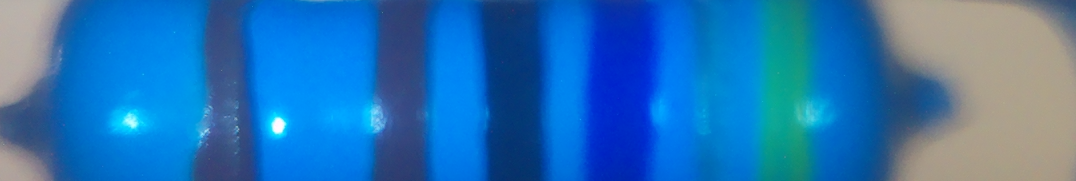
#> input picture yellowpurpleblackbrownbrown.png, 1076 x 181 px
$ python cool.py
#> lines starting #> are read from the running program, lines starting #| are printed output that depends on the picture; after the words box and inside, x2 and y2 are one past the last pixel; in counts of white or black regions, pixels touching at a corner belong together
import cv2
import time
import numpy as np

# =========================
# ADDED: Color identification helpers (ONLY ADDITION)
# =========================

# Default centroids (normalized b,g,r ratios) derived from YOUR sample data you posted.
# You can later replace this dict with your own computed centroids if you collect more samples.
CAL_CENTROIDS_NORM = {
    "black":  np.array([0.632761, 0.314913, 0.052326], dtype=np.float32),
    "brown":  np.array([0.553715, 0.311904, 0.134381], dtype=np.float32),
    "gold":   np.array([0.668966, 0.317241, 0.013793], dtype=np.float32),
    "green":  np.array([0.455516, 0.516014, 0.028470], dtype=np.float32),
    "orange": np.array([0.328571, 0.297569, 0.373860], dtype=np.float32),
    "red":    np.array([0.452632, 0.207018, 0.340351], dtype=np.float32),
    "purple": np.array([0.506224, 0.286307, 0.207469], dtype=np.float32),
    "yellow": np.array([0.485294, 0.305147, 0.209559], dtype=np.float32),
}

# Conservative rules to prevent common confusions (especially black vs brown vs gold)
RULE_GREEN_GN = 0.43
RULE_ORANGE_RN = 0.33
RULE_ORANGE_BN_MAX = 0.40
RULE_RED_RN = 0.28
RULE_RED_GN_MAX = 0.25
RULE_GOLD_RN_MAX = 0.035
RULE_GOLD_BN_MIN = 0.62
RULE_BLACK_RN_MAX = 0.085

def bgr_to_norm(bgr):
    b, g, r = float(bgr[0]), float(bgr[1]), float(bgr[2])
    s = b + g + r
    if s <= 1e-6:
        return np.array([0.0, 0.0, 0.0], dtype=np.float32)
    return np.array([b/s, g/s, r/s], dtype=np.float32)

def classify_color_from_mean_bgr(mean_bgr, centroids=CAL_CENTROIDS_NORM):
    """
    Returns (label, confidence, norm_feature).
    confidence is based on nearest vs 2nd-nearest distance.
    """
    x = bgr_to_norm(mean_bgr)
    bn, gn, rn = float(x[0]), float(x[1]), float(x[2])

    # Strong rules first (keeps black/brown/gold stable for your camera)
    if gn > RULE_GREEN_GN:
        return "green", 0.95, x
    if rn > RULE_ORANGE_RN and bn < RULE_ORANGE_BN_MAX:
        return "orange", 0.95, x
    if rn > RULE_RED_RN and gn < RULE_RED_GN_MAX:
        return "red", 0.90, x
    if rn < RULE_GOLD_RN_MAX and bn > RULE_GOLD_BN_MIN:
        return "gold", 0.90, x
    if rn < RULE_BLACK_RN_MAX:
        return "black", 0.85, x

    # Nearest centroid fallback
    dists = []
    for name, c in centroids.items():
        d = float(np.linalg.norm(x - c))
        dists.append((d, name))
    dists.sort()
    best_d, best_name = dists[0]
    second_d = dists[1][0] if len(dists) > 1 else best_d + 1e-6

    conf = 1.0 - (best_d / (best_d + second_d + 1e-6))
    conf = float(np.clip(conf, 0.0, 1.0))
    return best_name, conf, x


# =========================
# YOUR ORIGINAL CODE (UNCHANGED)
# =========================
IMAGE_PATH = "yellowpurpleblackbrownbrown.png"

PIXELATE_SCALE = 0.18

CORE_TOP_FRAC = 0.25
CORE_BOT_FRAC = 0.75

EDGE_THRESH = 6          # try 5..12 (higher = fewer boundaries)
MIN_BAND_WIDTH = 6       # pixels (increase if you get too many tiny bands)

L_SMOOTH_KSIZE = 11      # odd, try 9, 11, 15, 21
EDGE_DILATE = 3          # try 1..7 (higher merges close boundaries)

# [21 lines left out: functions smooth_1d, group_edges, not called in this run]

# IMPORTANT: you must define IMAGE_PATH before running, same as your workflow
# IMAGE_PATH = "yellowpurpleblackbrownbrown.png"
frame = cv2.imread(IMAGE_PATH)
#> frame is the input picture: shape (181, 1076, 3); mean B, G, R 181.4, 115.8, 39.8
if frame is None:
    raise FileNotFoundError(f"Could not read image: {IMAGE_PATH}")

den = cv2.fastNlMeansDenoisingColored(frame, None, 5, 5, 7, 21)
blur = cv2.GaussianBlur(den, (0, 0), 2.0)
sharp = cv2.addWeighted(den, 1.6, blur, -0.6, 0)

h, w = sharp.shape[:2]
sw, sh = max(1, int(w * PIXELATE_SCALE)), max(1, int(h * PIXELATE_SCALE))
small = cv2.resize(sharp, (sw, sh), interpolation=cv2.INTER_AREA)
blocky = cv2.resize(small, (w, h), interpolation=cv2.INTER_NEAREST)
snapped = blocky.copy()
for x in range(blocky.shape[1]):
    snapped[:, x] = np.median(blocky[:, x], axis=0)
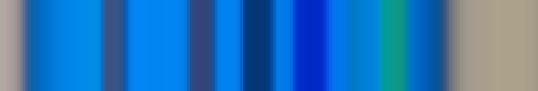
#> snapped: shape (181, 1076, 3) (shown at 1/2 size); mean B, G, R 183, 116.7, 40.8

pre_bil = cv2.bilateralFilter(snapped, 10, 100, 200)

DOWNSAMPLE_MAX_W = 320

MIN_S_FOR_DOMINANT = 90      # 0..255
MIN_V_FOR_DOMINANT = 40      # 0..255

H_TOL = 5                   # 0..179 (OpenCV hue)
S_TOL = 70                   # 0..255
V_TOL = 70                   # 0..255

MORPH_K = 5
MORPH_OPEN_ITERS = 1
MORPH_CLOSE_ITERS = 2
def dominant_hsv_from_hist(hsv_img, min_s=60, min_v=40, h_bins=180, s_bins=64, v_bins=64):
    """
    Find the most common HSV color (mode) using a 3D histogram, ignoring low-sat/low-val pixels.
    Returns (h, s, v) in OpenCV HSV ranges: H 0..179, S 0..255, V 0..255.
    """
    H = hsv_img[:, :, 0]
    S = hsv_img[:, :, 1]
    V = hsv_img[:, :, 2]

    valid = (S >= min_s) & (V >= min_v)
    if np.count_nonzero(valid) < 100:
        valid = np.ones(H.shape, dtype=bool)

    h = H[valid].astype(np.int32)
    s = S[valid].astype(np.int32)
    v = V[valid].astype(np.int32)

    s_bin = np.clip((s * s_bins) // 256, 0, s_bins - 1)
    v_bin = np.clip((v * v_bins) // 256, 0, v_bins - 1)

    idx = h * (s_bins * v_bins) + s_bin * v_bins + v_bin
    hist = np.bincount(idx, minlength=180 * s_bins * v_bins)
    best = int(np.argmax(hist))

    best_h = best // (s_bins * v_bins)
    rem = best % (s_bins * v_bins)
    best_sbin = rem // v_bins
    best_vbin = rem % v_bins

    best_s = int((best_sbin + 0.5) * 256 / s_bins)
    best_v = int((best_vbin + 0.5) * 256 / v_bins)

    return best_h, best_s, best_v

def hsv_range_wrap(h, s, v, h_tol, s_tol, v_tol):
    """
    Build one or two HSV ranges (lower/upper) handling hue wrap-around for OpenCV hue [0..179].
    Returns a list of (lower, upper) np.array pairs.
    """
    s0 = max(0, s - s_tol)
    s1 = min(255, s + s_tol)
    v0 = max(0, v - v_tol)
    v1 = min(255, v + v_tol)

    h0 = h - h_tol
    h1 = h + h_tol

    ranges = []
    if h0 < 0:
        ranges.append((np.array([0,  s0, v0]), np.array([h1,  s1, v1])))
        ranges.append((np.array([180 + h0, s0, v0]), np.array([179, s1, v1])))
    elif h1 > 179:
        ranges.append((np.array([h0, s0, v0]), np.array([179, s1, v1])))
        ranges.append((np.array([0,  s0, v0]), np.array([h1 - 180, s1, v1])))
    else:
        ranges.append((np.array([h0, s0, v0]), np.array([h1, s1, v1])))

    return ranges

def inrange_multi(hsv, ranges):
    """Apply cv2.inRange for multiple ranges and OR them together."""
    mask = None
    for lo, hi in ranges:
        m = cv2.inRange(hsv, lo, hi)
        mask = m if mask is None else cv2.bitwise_or(mask, m)
    return mask
img = pre_bil
h, w = img.shape[:2]
if w > DOWNSAMPLE_MAX_W:
    scale = DOWNSAMPLE_MAX_W / w
    small = cv2.resize(img, (int(w * scale), int(h * scale)), interpolation=cv2.INTER_AREA)
#> small: shape (53, 320, 3)
else:
    small = img.copy()
hsv_small = cv2.cvtColor(small, cv2.COLOR_BGR2HSV)
#> hsv_small: shape (53, 320, 3); mean H, S, V 89, 196.2, 188.1
dom_h, dom_s, dom_v = dominant_hsv_from_hist(
    hsv_small, min_s=MIN_S_FOR_DOMINANT, min_v=MIN_V_FOR_DOMINANT
)
#> in dominant_hsv_from_hist, `valid = (S >= min_s) & (V >= min_v)`:
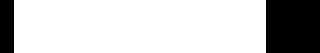
#> valid: shape (53, 320) bool; 78.8% white; 2 black regions, box (x1, y1, x2, y2) and area: (266, 0, 320, 53) 2862, (0, 0, 14, 53) 742
#> in dominant_hsv_from_hist, `h = H[valid].astype(np.int32)`: h = 13356 values, max 114 at index 165, min 86 at index 221, mean 104.4
#> in dominant_hsv_from_hist, `s = S[valid].astype(np.int32)`: s = 13356 values, max 255 at index 11, min 106 at index 0, mean 239.2
#> in dominant_hsv_from_hist, `v = V[valid].astype(np.int32)`: v = 13356 values, max 245 at index 68, min 117 at index 137, mean 195.1
#> in dominant_hsv_from_hist, `s_bin = np.clip((s * s_bins) // 256, 0, s_bins - 1)`: s_bin = 13356 values, max 63 at index 8, min 26 at index 0, mean 59.24
#> in dominant_hsv_from_hist, `v_bin = np.clip((v * v_bins) // 256, 0, v_bins - 1)`: v_bin = 13356 values, max 61 at index 67, min 29 at index 135, mean 48.36
#> in dominant_hsv_from_hist, `idx = h * (s_bins * v_bins) + s_bin * v_bins + v_bin`: idx = 13356 values, max 471025 at index 165, min 355877 at index 223, mean 431351.7
#> in dominant_hsv_from_hist, `best = int(np.argmax(hist))`: best = 425980
#> in dominant_hsv_from_hist, `best_h = best // (s_bins * v_bins)`: best_h = 103
#> in dominant_hsv_from_hist, `rem = best % (s_bins * v_bins)`: rem = 4092
#> in dominant_hsv_from_hist, `best_sbin = rem // v_bins`: best_sbin = 63
#> in dominant_hsv_from_hist, `best_vbin = rem % v_bins`: best_vbin = 60
#> in dominant_hsv_from_hist, `best_s = int((best_sbin + 0.5) * 256 / s_bins)`: best_s = 254
#> in dominant_hsv_from_hist, `best_v = int((best_vbin + 0.5) * 256 / v_bins)`: best_v = 242
#> dom_h = 103; dom_s = 254; dom_v = 242
print("Dominant HSV (OpenCV):", (dom_h, dom_s, dom_v))
#| Dominant HSV (OpenCV): (103, 254, 242)
hsv = cv2.cvtColor(img, cv2.COLOR_BGR2HSV)
#> hsv: shape (181, 1076, 3); mean H, S, V 88.9, 196.2, 188
ranges = hsv_range_wrap(dom_h, dom_s, dom_v, H_TOL, S_TOL, V_TOL)
#> in hsv_range_wrap, `s0 = max(0, s - s_tol)`: s0 = 184
#> in hsv_range_wrap, `s1 = min(255, s + s_tol)`: s1 = 255
#> in hsv_range_wrap, `v0 = max(0, v - v_tol)`: v0 = 172
#> in hsv_range_wrap, `v1 = min(255, v + v_tol)`: v1 = 255
#> in hsv_range_wrap, `h0 = h - h_tol`: h0 = 98
#> in hsv_range_wrap, `h1 = h + h_tol`: h1 = 108
#> ranges = [([98, 184, 172], [108, 255, 255])]
bg_mask = inrange_multi(hsv, ranges)          # 255 = background-like
#> the loop in inrange_multi, `for lo, hi in ranges:` made 1 pass
#> (lo, hi) on pass 1: ([98, 184, 172], [108, 255, 255])
obj_mask = cv2.bitwise_not(bg_mask)           # 255 = not-background (resistor + others)
#> obj_mask: shape (181, 1076); 51.5% white; 6 black regions, box (x1, y1, x2, y2) and area: (65, 0, 207, 181) 25702, (249, 0, 378, 181) 23349, (657, 0, 761, 181) 18824, (427, 0, 486, 181) 10679, (814, 0, 859, 181) 8145, (544, 0, 587, 181) 7783
inverse_mask = obj_mask
kernel = cv2.getStructuringElement(cv2.MORPH_ELLIPSE, (5, 5))
inverse_mask = cv2.dilate(inverse_mask, kernel, iterations=5)
#> inverse_mask: shape (181, 1076); 62.6% white; 6 black regions, box (x1, y1, x2, y2) and area: (75, 0, 197, 181) 22082, (259, 0, 368, 181) 19729, (667, 0, 751, 181) 15204, (437, 0, 476, 181) 7059, (824, 0, 849, 181) 4525, (554, 0, 577, 181) 4163
inverse_mask = cv2.erode(inverse_mask, kernel, iterations=8)
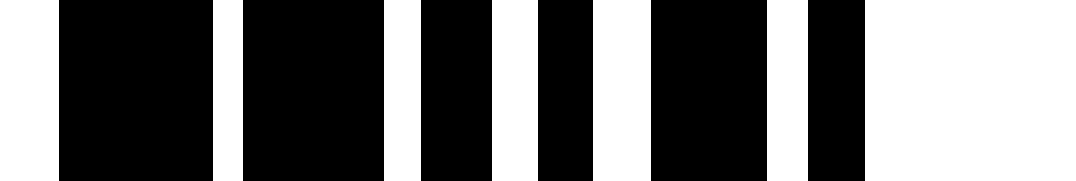
#> inverse_mask: shape (181, 1076); 44.8% white; 7 white regions, largest, box (x1, y1, x2, y2) and area: (865, 0, 1076, 181) 38191, (0, 0, 59, 181) 10679, (593, 0, 651, 181) 10498
cropped = [-1, -1, -1, -1]
last = [0, 0]
file = open("out.txt", "w")
for i in range(len(inverse_mask)):
    for j in range(len(inverse_mask[i])):
        if(cropped[0] == -1 and inverse_mask[i][j] == 0):
            cropped[0] = i
        if(cropped[1] == -1 and inverse_mask[i][j] == 0):
            cropped[1] = j
        if(inverse_mask[i][j] == 255):
            file.write("1")
        else:
            file.write(str(inverse_mask[i][j]))
            last = [i, j]
    file.write("\n")
#> after the loop, cropped = [0, 59, -1, -1]
file.close()
cropped[2:] = last
pre_bil_cropped = pre_bil[cropped[0] : cropped[2], cropped[1] : cropped[3]]
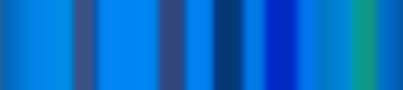
#> pre_bil_cropped: shape (180, 805, 3) (shown at 1/2 size); mean B, G, R 197.2, 108, 7.1
inverse_mask = inverse_mask[cropped[0] : cropped[2], cropped[1] : cropped[3]]
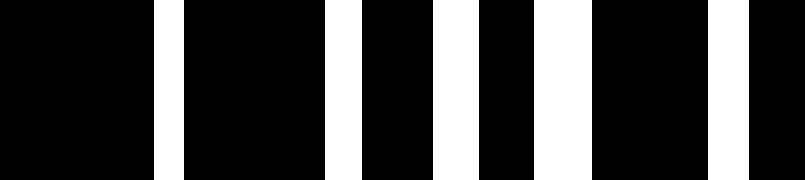
#> inverse_mask: shape (180, 805); 26.3% white; 5 white regions, box (x1, y1, x2, y2) and area: (534, 0, 592, 180) 10440, (433, 0, 479, 180) 8280, (708, 0, 749, 180) 7380, (325, 0, 362, 180) 6660, (154, 0, 184, 180) 5400
oned = False
rectangles = []
file = open("out2.txt", "w")
for j in range(len(inverse_mask[0])):
    if(inverse_mask[0][j] == 0 and oned):
        rectangles[-1].append(0)
        rectangles[-1].append(j)
        oned = False
    elif(inverse_mask[0][j] == 255 and not oned):
        oned = True
        rectangles.append([0, j])
        file.write(str(inverse_mask[0][j]))
#> this loop made 805 passes
#> oned on passes 155, 185, 326, 363, 434, 480, 535, 593: True, False, True, False, True, False, True, False
#> after the loop, oned = False; rectangles = [[0, 154, 0, 184], [0, 325, 0, 362], [0, 433, 0, 479], [0, 534, 0, 592], [0, 708, 0, 749]]
file.close()
print(inverse_mask[0][0])
#| 0
print(rectangles)
#| [[0, 154, 0, 184], [0, 325, 0, 362], [0, 433, 0, 479], [0, 534, 0, 592], [0, 708, 0, 749]]
averages = []
themask = np.zeros((inverse_mask.__len__(), inverse_mask[0].__len__()), np.uint8)
try:
    for i in rectangles:
        themask [i[0] :len(inverse_mask), (i[1] + int(abs(i[3]-i[1])/2.5)):(i[3] - int(abs(i[3]-i[1])/2.5))] = 1

        # ====== YOUR ORIGINAL PRINT (UNCHANGED) ======
        mean_bgr = np.mean(np.mean(
            pre_bil_cropped[i[0] :len(inverse_mask),
                            (i[1] + int(abs(i[3]-i[1])/2.5)):(i[3] - int(abs(i[3]-i[1])/2.5))],
            0), 0)
        print(mean_bgr)

        # =========================
        # ADDED: color label print (ONLY ADDITION)
        # =========================
        label, conf, norm = classify_color_from_mean_bgr(mean_bgr)
        print("   ->", label, "conf=", round(conf, 2), "norm(b,g,r)=", np.round(norm, 3))
#> this loop made 5 passes
#> (bn in classify_color_from_mean_bgr, gn in classify_color_from_mean_bgr, rn in classify_color_from_mean_bgr) on passes 3 to 5: (0.661, 0.311, 0.0282), (0.826, 0.174, 0), (0.457, 0.506, 0.0367)
#> (printed output is left out)
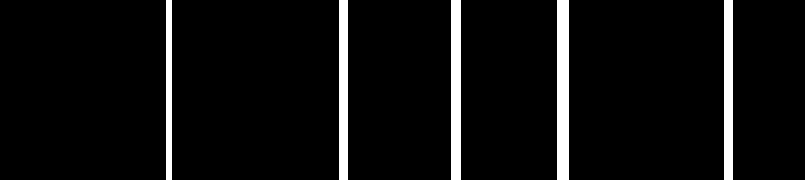
#> themask: shape (180, 805); values 0 (black) and 1 (white), 5.7% white; 5 white regions, box (x1, y1, x2, y2) and area: (557, 0, 569, 180) 2160, (451, 0, 461, 180) 1800, (339, 0, 348, 180) 1620, (724, 0, 733, 180) 1620, (166, 0, 172, 180) 1080

except Exception as e:
    pass
result = cv2.bitwise_and(pre_bil_cropped, pre_bil_cropped, mask=themask)
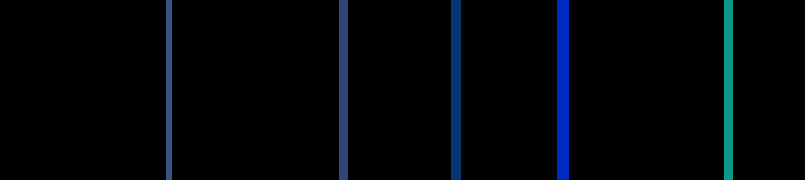
#> result: shape (180, 805, 3); mean B, G, R 8.2, 4.4, 1.2
cv2.imshow("Display2", frame)
cv2.imshow("Display", result)
cv2.imshow("Display3", pre_bil_cropped)
cv2.imshow("Display4", inverse_mask)
cv2.imshow("Display5", pre_bil)
key = cv2.waitKey(0) & 0xFF
#> (key Esc is pressed here)
cv2.destroyAllWindows()

$ run again, with brownblackblackgoldbrown.png copied over yellowpurpleblackbrownbrown.png
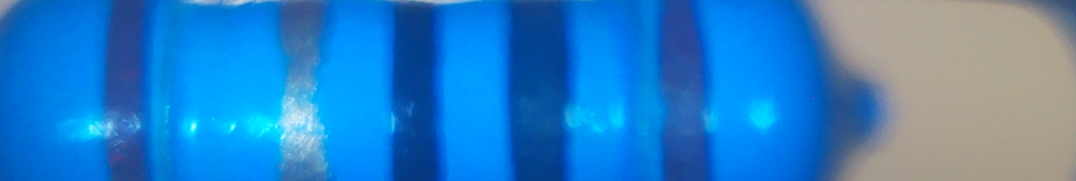
#> input picture brownblackblackgoldbrown.png, 1076 x 181 px
#> frame is the input picture: shape (181, 1076, 3); mean B, G, R 198.5, 129, 43.4
#> hsv_small: shape (53, 320, 3); mean H, S, V 90.1, 198, 204.5
#> in dominant_hsv_from_hist, `valid = (S >= min_s) & (V >= min_v)`:
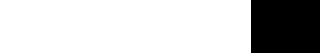
#> valid: shape (53, 320) bool; 78.4% white; 1 black region, box (x1, y1, x2, y2) and area: (251, 0, 320, 53) 3657
#> in dominant_hsv_from_hist, `h = H[valid].astype(np.int32)`: h = 13303 values, max 110 at index 35, min 101 at index 68, mean 104.2
#> in dominant_hsv_from_hist, `s = S[valid].astype(np.int32)`: s = 13303 values, max 255 at index 0, min 97 at index 250, mean 242.4
#> v = 13303 values, max 254 at index 135, min 139 at index 250, mean 214.5
#> s_bin = 13303 values, max 63 at index 0, min 24 at index 250, mean 60.06
#> v_bin = 13303 values, max 63 at index 67, min 34 at index 250, mean 53.26
#> idx = 13303 values, max 453672 at index 204, min 416626 at index 93, mean 430729.7
#> best = 425983
#> best_h = 103
#> rem = 4095
#> best_sbin = 63
#> best_s = 254
#> dom_h = 103; dom_s = 254
#| Dominant HSV (OpenCV): (103, 254, 254)
#> hsv: shape (181, 1076, 3); mean H, S, V 90.3, 198, 204.5
#> s0 = 184
#> s1 = 255
#> v0 = 184
#> v1 = 255
#> h0 = 98
#> h1 = 108
#> ranges = [([98, 184, 184], [108, 255, 255])]
#> the loop in inrange_multi, `for lo, hi in ranges:` made 1 pass
#> (lo, hi) on pass 1: ([98, 184, 184], [108, 255, 255])
#> obj_mask: shape (181, 1076); 42.9% white; 6 white regions, box (x1, y1, x2, y2) and area: (817, 0, 1076, 181) 46879, (510, 0, 568, 181) 10498, (395, 0, 436, 181) 7421, (663, 0, 702, 181) 7059, (107, 0, 145, 181) 6878, (288, 0, 315, 181) 4887
#> after the loop `for i in range(len(inverse_mask)):`: cropped = [0, 0, -1, -1]
#> the loop `for j in range(len(inverse_mask[0])):` made 822 passes
#> oned on passes 114, 140, 295, 310, 402, 431, 517, 563: True, False, True, False, True, False, True, False
#> after the loop `for j in range(len(inverse_mask[0])):`: oned = False; rectangles = [[0, 113, 0, 139], [0, 294, 0, 309], [0, 401, 0, 430], [0, 516, 0, 562], [0, 669, 0, 696]]
#| 0
#| [[0, 113, 0, 139], [0, 294, 0, 309], [0, 401, 0, 430], [0, 516, 0, 562], [0, 669, 0, 696]]
#> the loop `for i in rectangles:` made 5 passes
#> (bn in classify_color_from_mean_bgr, gn in classify_color_from_mean_bgr, rn in classify_color_from_mean_bgr) on passes 1, 2, 5: (0.558, 0.285, 0.157), (0.467, 0.342, 0.191), (0.572, 0.288, 0.14)
#> (printed output is left out)
#> `result = cv2.bitwise_and(pre_bil_cropped, pre_bil_cropped, mask=themask)`:
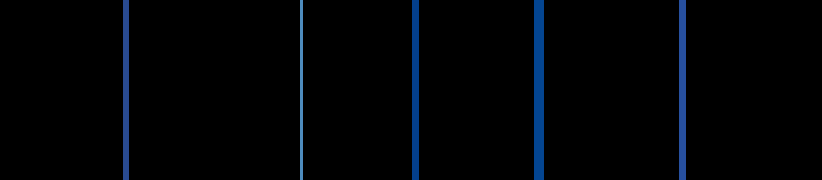
#> result: shape (180, 822, 3); mean B, G, R 6.1, 3.1, 1

$ run again, with brownblackblackredbrown.png copied over yellowpurpleblackbrownbrown.png
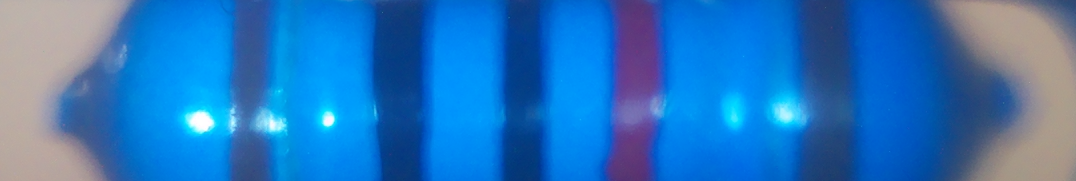
#> input picture brownblackblackredbrown.png, 1076 x 181 px
#> frame is the input picture: shape (181, 1076, 3); mean B, G, R 190.2, 118.5, 41.2
#> hsv_small: shape (53, 320, 3); mean H, S, V 100.2, 197.7, 193.5
#> in dominant_hsv_from_hist, `valid = (S >= min_s) & (V >= min_v)`:
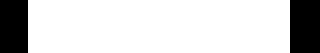
#> valid: shape (53, 320) bool; 81.9% white; 2 black regions, box (x1, y1, x2, y2) and area: (290, 0, 320, 53) 1590, (0, 0, 28, 53) 1484
#> in dominant_hsv_from_hist, `h = H[valid].astype(np.int32)`: h = 13886 values, max 136 at index 159, min 101 at index 31, mean 106
#> in dominant_hsv_from_hist, `s = S[valid].astype(np.int32)`: s = 13886 values, max 255 at index 15, min 102 at index 261, mean 234.5
#> v = 13886 values, max 250 at index 34, min 120 at index 219, mean 199.7
#> s_bin = 13886 values, max 63 at index 12, min 25 at index 261, mean 58.1
#> v_bin = 13886 values, max 62 at index 30, min 30 at index 217, mean 49.55
#> idx = 13886 values, max 559328 at index 162, min 417783 at index 54, mean 437834.5
#> best = 425981
#> best_h = 103
#> rem = 4093
#> best_sbin = 63
#> best_vbin = 61
#> best_s = 254
#> best_v = 246
#> dom_h = 103; dom_s = 254; dom_v = 246
#| Dominant HSV (OpenCV): (103, 254, 246)
#> hsv: shape (181, 1076, 3); mean H, S, V 100.2, 197.7, 193.5
#> s0 = 184
#> s1 = 255
#> v0 = 176
#> v1 = 255
#> h0 = 98
#> h1 = 108
#> ranges = [([98, 184, 176], [108, 255, 255])]
#> the loop in inrange_multi, `for lo, hi in ranges:` made 1 pass
#> (lo, hi) on pass 1: ([98, 184, 176], [108, 255, 255])
#> obj_mask: shape (181, 1076); 45.4% white; 7 white regions, largest, box (x1, y1, x2, y2) and area: (925, 0, 1076, 181) 27331, (0, 0, 115, 181) 20815, (801, 0, 856, 181) 9955
#> after the loop `for i in range(len(inverse_mask)):`: cropped = [0, 109, -1, -1]
#> the loop `for j in range(len(inverse_mask[0])):` made 821 passes
#> oned on passes 134, 153, 273, 310, 403, 429, 511, 548: True, False, True, False, True, False, True, False
#> after the loop `for j in range(len(inverse_mask[0])):`: oned = False; rectangles = [[0, 133, 0, 152], [0, 272, 0, 309], [0, 402, 0, 428], [0, 510, 0, 547], [0, 698, 0, 741]]
#| 0
#| [[0, 133, 0, 152], [0, 272, 0, 309], [0, 402, 0, 428], [0, 510, 0, 547], [0, 698, 0, 741]]
#> the loop `for i in rectangles:` made 5 passes
#> (bn in classify_color_from_mean_bgr, gn in classify_color_from_mean_bgr, rn in classify_color_from_mean_bgr) on passes 2 to 4: (0.652, 0.307, 0.0404), (0.674, 0.306, 0.02), (0.454, 0.207, 0.34)
#> (printed output is left out)
#> `result = cv2.bitwise_and(pre_bil_cropped, pre_bil_cropped, mask=themask)`:
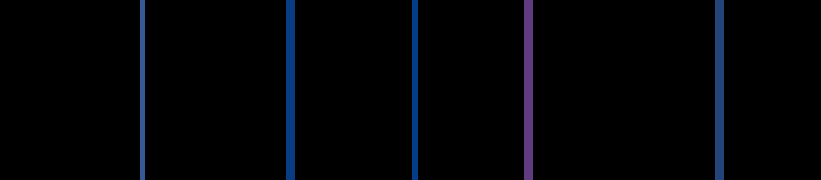
#> result: shape (180, 821, 3); mean B, G, R 6.1, 3, 1.9
